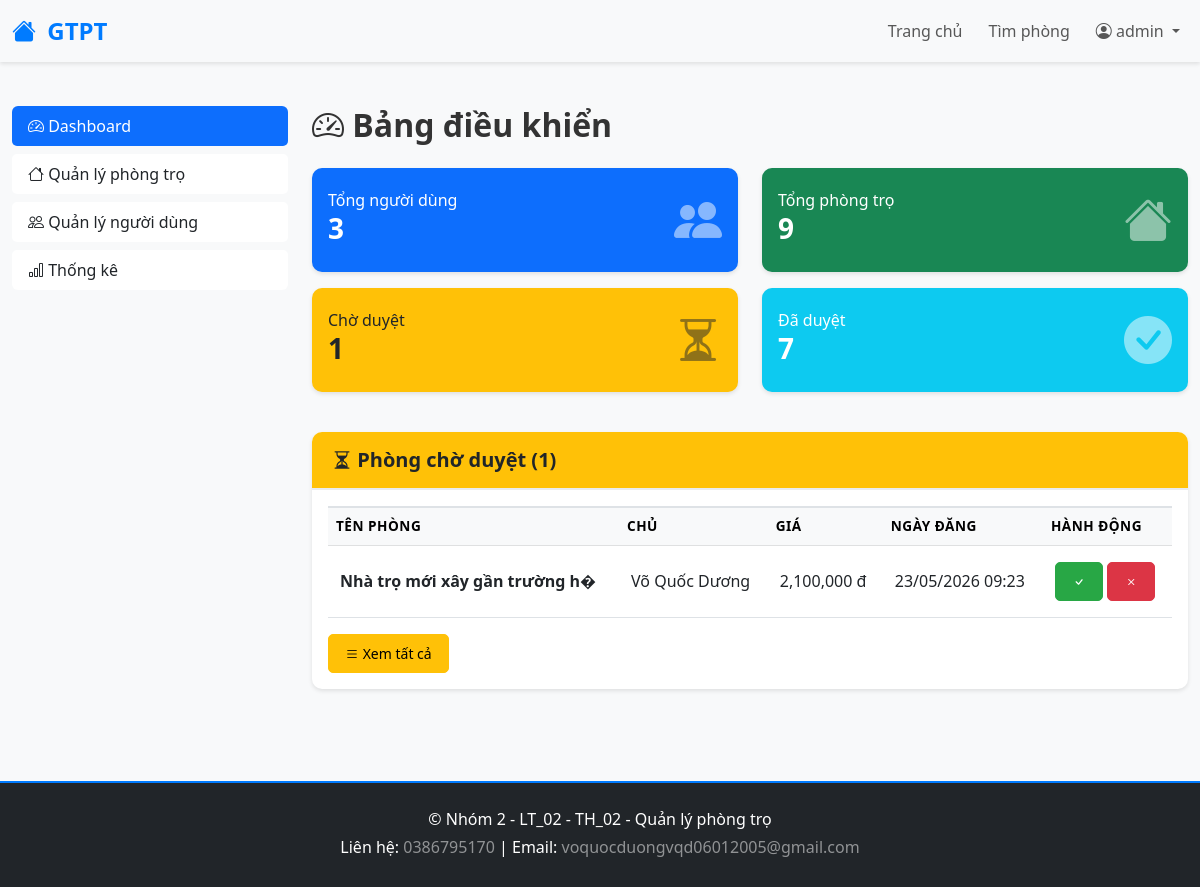
Page /admin/dashboard.php (signed in) on the committed database.
### tables this page shows
CREATE TABLE `motel` (
  `ID` int(10) NOT NULL,
  `title` varchar(255) NOT NULL,
  `description` text NOT NULL,
  `price` int(11) NOT NULL,
  `area` int(11) NOT NULL,
  `count_view` int(11) NOT NULL,
  `address` varchar(255) NOT NULL,
  `latlng` varchar(255) NOT NULL,
  `images` varchar(255) NOT NULL,
  `user_id` int(10) NOT NULL,
  `category_id` int(11) NOT NULL,
  `district_id` int(11) NOT NULL,
  `utilities` varchar(255) NOT NULL,
  `created_at` timestamp NOT NULL DEFAULT current_timestamp() ON UPDATE current_timestamp(),
  `phone` varchar(255) NOT NULL,
  `approve` int(11) NOT NULL
);

CREATE TABLE `users` (
  `ID` int(10) NOT NULL,
  `Name` varchar(255) NOT NULL,
  `Username` varchar(255) NOT NULL,
  `Email` varchar(255) NOT NULL,
  `Password` varchar(255) NOT NULL,
  `Role` int(11) NOT NULL,
  `Phone` varchar(255) NOT NULL,
  `Avatar` varchar(255) NOT NULL
);

### admin/dashboard.php (the view, shortened to what this page needs)
<?php
include '../config/connect.php';
try {
    $sql = "SELECT COUNT(*) as total FROM users";
    $result = $conn->query($sql);
    $total_users = $result->fetch()['total'];
    $sql = "SELECT COUNT(*) as total FROM motel";
    $result = $conn->query($sql);
    $total_motels = $result->fetch()['total'];
    $sql = "SELECT COUNT(*) as total FROM motel WHERE approve = 0";
    $result = $conn->query($sql);
    $pending_motels = $result->fetch()['total'];
    $sql = "SELECT COUNT(*) as total FROM motel WHERE approve = 1";
    $result = $conn->query($sql);
    $approved_motels = $result->fetch()['total'];
    $sql = "SELECT m.*, u.name as user_name, d.name as district_name, c.name as category_name
            FROM motel m
            JOIN users u ON m.user_id = u.id
            JOIN districts d ON m.district_id = d.id
            JOIN category c ON m.category_id = c.id
            WHERE m.approve = 0
            ORDER BY m.created_at DESC
            LIMIT 10";
    $result = $conn->query($sql);
    $pending_list = $result->fetchAll();
} catch (PDOException $e) {
    die("Lỗi: " . $e->getMessage());
}
?>
<?php include '../includes/header.php'; ?>
<div class="container-fluid py-4">
    <div class="row">
        <div class="col-md-3 mb-4">
            <div class="list-group sticky-top" style="top: 20px;">
                <a href="dashboard.php" class="list-group-item list-group-item-action active bg-primary text-white">
                    <i class="bi bi-speedometer2"></i> Dashboard
                </a>
                <a href="manage_motels.php" class="list-group-item list-group-item-action">
                    <i class="bi bi-house"></i> Quản lý phòng trọ
                </a>
                <a href="manage_users.php" class="list-group-item list-group-item-action">
                    <i class="bi bi-people"></i> Quản lý người dùng
                </a>
                <a href="statistics.php" class="list-group-item list-group-item-action">
                    <i class="bi bi-bar-chart"></i> Thống kê
                </a>
            </div>
        </div>
        <div class="col-md-9">
            <h2 class="fw-bold mb-4"><i class="bi bi-speedometer2"></i> Bảng điều khiển</h2>
            <div class="row mb-4">
                <div class="col-md-6 mb-3">
                    <div class="card bg-primary text-white shadow-sm" style="border-radius: 10px;">
                        <div class="card-body">
                            <div class="d-flex justify-content-between align-items-center">
                                <div>
                                    <p class="mb-0">Tổng người dùng</p>
                                    <h3 class="fw-bold"><?php echo $total_users; ?></h3>
                                </div>
                                <i class="bi bi-people-fill" style="font-size: 3rem; opacity: 0.5;"></i>
                            </div>
                        </div>
                    </div>
                </div>
                <div class="col-md-6 mb-3">
                    <div class="card bg-success text-white shadow-sm" style="border-radius: 10px;">
                        <div class="card-body">
                            <div class="d-flex justify-content-between align-items-center">
                                <div>
                                    <p class="mb-0">Tổng phòng trọ</p>
                                    <h3 class="fw-bold"><?php echo $total_motels; ?></h3>
                                </div>
                                <i class="bi bi-house-fill" style="font-size: 3rem; opacity: 0.5;"></i>
                            </div>
                        </div>
                    </div>
                </div>
                <div class="col-md-6 mb-3">
                    <div class="card bg-warning text-dark shadow-sm" style="border-radius: 10px;">
                        <div class="card-body">
                            <div class="d-flex justify-content-between align-items-center">
                                <div>
                                    <p class="mb-0">Chờ duyệt</p>
                                    <h3 class="fw-bold"><?php echo $pending_motels; ?></h3>
                                </div>
                                <i class="bi bi-hourglass-split" style="font-size: 3rem; opacity: 0.5;"></i>
                            </div>
                        </div>
                    </div>
                </div>
                <div class="col-md-6 mb-3">
                    <div class="card bg-info text-white shadow-sm" style="border-radius: 10px;">
                        <div class="card-body">
                            <div class="d-flex justify-content-between align-items-center">
                                <div>
                                    <p class="mb-0">Đã duyệt</p>
                                    <h3 class="fw-bold"><?php echo $approved_motels; ?></h3>
                                </div>
                                <i class="bi bi-check-circle-fill" style="font-size: 3rem; opacity: 0.5;"></i>
                            </div>
                        </div>
                    </div>
                </div>
            </div>
            <div class="card shadow-sm" style="border-radius: 10px;">
                <div class="card-header bg-warning text-dark" style="border-radius: 10px 10px 0 0;">
                    <h5 class="mb-0 fw-bold"><i class="bi bi-hourglass-split"></i> Phòng chờ duyệt (<?php echo count($pending_list); ?>)</h5>
                </div>
                <div class="card-body">
                    <?php if (count($pending_list) > 0): ?>
                        <div class="table-responsive">
                            <table class="table table-hover">
                                <thead class="table-light">
                                    <tr>
                                        <th>Tên phòng</th>
                                        <th>Chủ</th>
                                        <th>Giá</th>
                                        <th>Ngày đăng</th>
                                        <th>Hành động</th>
                                    </tr>
                                </thead>
                                <tbody>
                                    <?php foreach ($pending_list as $motel): ?>
                                        <tr>
                                            <td><strong><?php echo htmlspecialchars(substr($motel['title'], 0, 40)); ?></strong></td>
                                            <td><?php echo htmlspecialchars($motel['user_name']); ?></td>
                                            <td><?php echo number_format($motel['price']); ?> đ</td>
                                            <td><?php echo date('d/m/Y H:i', strtotime($motel['created_at'])); ?></td>
                                            <td>
                                                <a href="approve_motel.php?id=<?php echo $motel['ID']; ?>&action=approve" class="btn btn-sm btn-success" title="Duyệt">
                                                    <i class="bi bi-check"></i>
                                                </a>
                                                <a href="approve_motel.php?id=<?php echo $motel['ID']; ?>&action=reject" class="btn btn-sm btn-danger" title="Từ chối">
                                                    <i class="bi bi-x"></i>
                                                </a>
                                            </td>
                                        </tr>
                                    <?php endforeach; ?>
                                </tbody>
                            </table>
                        </div>
                        <a href="manage_motels.php" class="btn btn-warning btn-sm">
                            <i class="bi bi-list"></i> Xem tất cả
                        </a>
                    <?php else: ?>
                        <div class="alert alert-success text-center">
                            <i class="bi bi-check-circle"></i> Tất cả bài đăng đã được duyệt!
                        </div>
                    <?php endif; ?>
                </div>
            </div>
        </div>
    </div>
</div>
<?php include '../includes/footer.php'; ?>

### assets/css/style.css (style rules this page uses)
:root { --primary-color: #007bff; --secondary-color: #6c757d; --success-color: #28a745; --danger-color: #dc3545; --warning-color: #ffc107; --info-color: #17a2b8; }
* { margin: 0; padding: 0; box-sizing: border-box; }
body { font-family: 'Segoe UI', Tahoma, Geneva, Verdana, sans-serif; background-color: #f8f9fa; color: #333; }
.card { border: none; transition: transform 0.3s ease, box-shadow 0.3s ease; }
.card-header { border-bottom: 2px solid #e9ecef; padding: 1rem 1.25rem; }
.btn { border-radius: 5px; padding: 0.5rem 1rem; transition: all 0.3s ease; font-weight: 500; }
.btn-success { background-color: var(--success-color); border-color: var(--success-color); }
.btn-danger { background-color: var(--danger-color); border-color: var(--danger-color); }
.table { border-collapse: collapse; }
.table thead th { background-color: #f8f9fa; border-top: 2px solid #dee2e6; font-weight: 600; text-transform: uppercase; font-size: 0.85rem; letter-spacing: 0.5px; }
.table td { vertical-align: middle; padding: 1rem 0.75rem; }
.shadow-sm { box-shadow: 0 2px 4px rgba(0, 0, 0, 0.1) !important; }
.fw-bold { font-weight: 600; }
.list-group-item { border-radius: 5px; margin-bottom: 0.5rem; border: none; }
.list-group-item.active { background-color: var(--primary-color); border-color: var(--primary-color); }

### includes/header.php (style rules this page uses)
:root { --primary-color: #007bff; --secondary-color: #6c757d; --success-color: #28a745; --danger-color: #dc3545; }
body { font-family: 'Segoe UI', Tahoma, Geneva, Verdana, sans-serif; margin: 0; padding: 0; }

### rows in the picture
motel: title "Nhà trọ mới xây gần trường h�", user.Name "Võ Quốc Dương", price "2,100,000", created_at "23/05/2026 09:23"

### other values in the picture
$_SESSION['username'] "admin"
$total_users "3"
$total_motels "9"
$pending_motels "1"
$approved_motels "7"
count($pending_list) "1"
